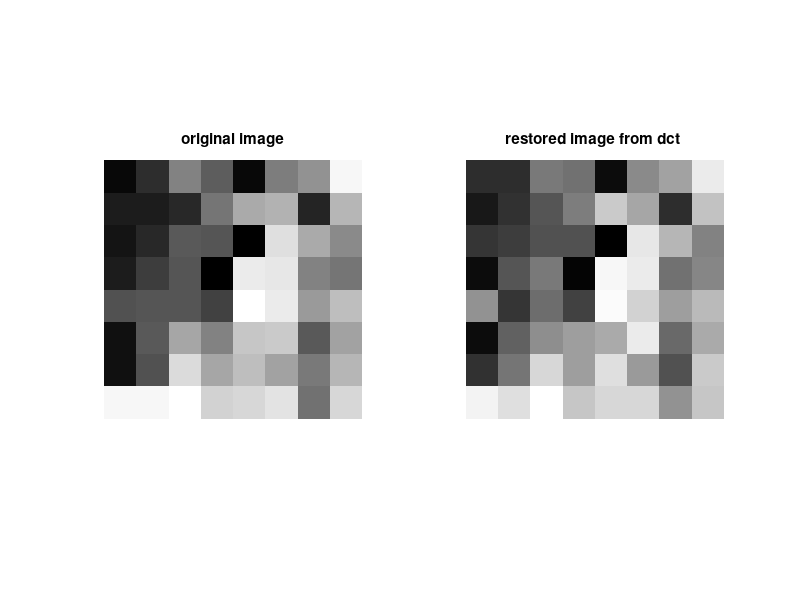

This figure's MATLAB source:
% JPEG stands for Joint photographic experts group

I = [21 54 130 97 18 127 148 239 ;
    38 37 49 121 169 178 47 179 ; 
    32 51 94 92 10 219 171 141 ;
    39 67 91 11 231 225 131 122; 
    87 89 90 73 249 230 154 188 ; 
    27 94 166 131 197 200 93 162 ;
    26 87 215 167 187 162 124 179 ;
    242 241 250 207 210 222 117 212];


[row,coln] = size(I);

I = double(I);

I = I - 128;

% standard matrix 

Q = [16 11 10 16 24 40 51 61
    12 12 14 19 26 58 60 55
    14 13 16 24 40 57 69 56
    14 17 22 29 51 87 80 62
    18 2 37 56 68 109 103 77
    24 35 55 64 81 104 113 92
    49 64 78 87 103 121 120 101
    72 92 95 98 112 100 103 99];


QX = Q;

%Discrete cosine transform
%eye(8) is Identity matrix

DCT = dct(eye(8));

%inv(DCT);
iDCT = DCT';

dct_restored = zeros(row,coln);
QX = double(QX);

[MM,NN]=size(I);

for i1 = 1:10:row
    for i2 = 1:10:coln 
        zBLOCK=I(i1:i1+7,i2:i2+7);
        win1=DCT*zBLOCK*iDCT;
        dct_domain(i1:i1+7,i2:i2+7)=win1;
    end
end

for i1 = 1:10:row
    for i2 = 1:10:coln
        win1 = dct_domain(i1:i1+7,i2:i2+7);
        win2=round(win1./QX);
        dct_quantized(i1:i1+7,i2:i2+7)=win2;
    end
end

for i1 = 1:10:row
    for i2 = 1:10:coln 
        win2 = dct_quantized(i1:i1+7,i2:i2+7);
        win3 = win2.*QX;
        dct_dequantized(i1:i1+7,i2:i2+7) = win3;
    end
end

for i1 = 1:10:row
    for i2 = 1:10:coln
        win3 = dct_dequantized(i1:i1+7,i2:i2+7);
        win4=iDCT*win3*DCT;
        dct_restored(i1:i1+7,i2:i2+7)=win4;
    end
end

I2=dct_restored;

I=mat2gray(I);  

K=mat2gray(I2);

subplot(1,2,1);imshow(I);title('original image');
subplot(1,2,2);imshow(K);title('restored image from dct ');